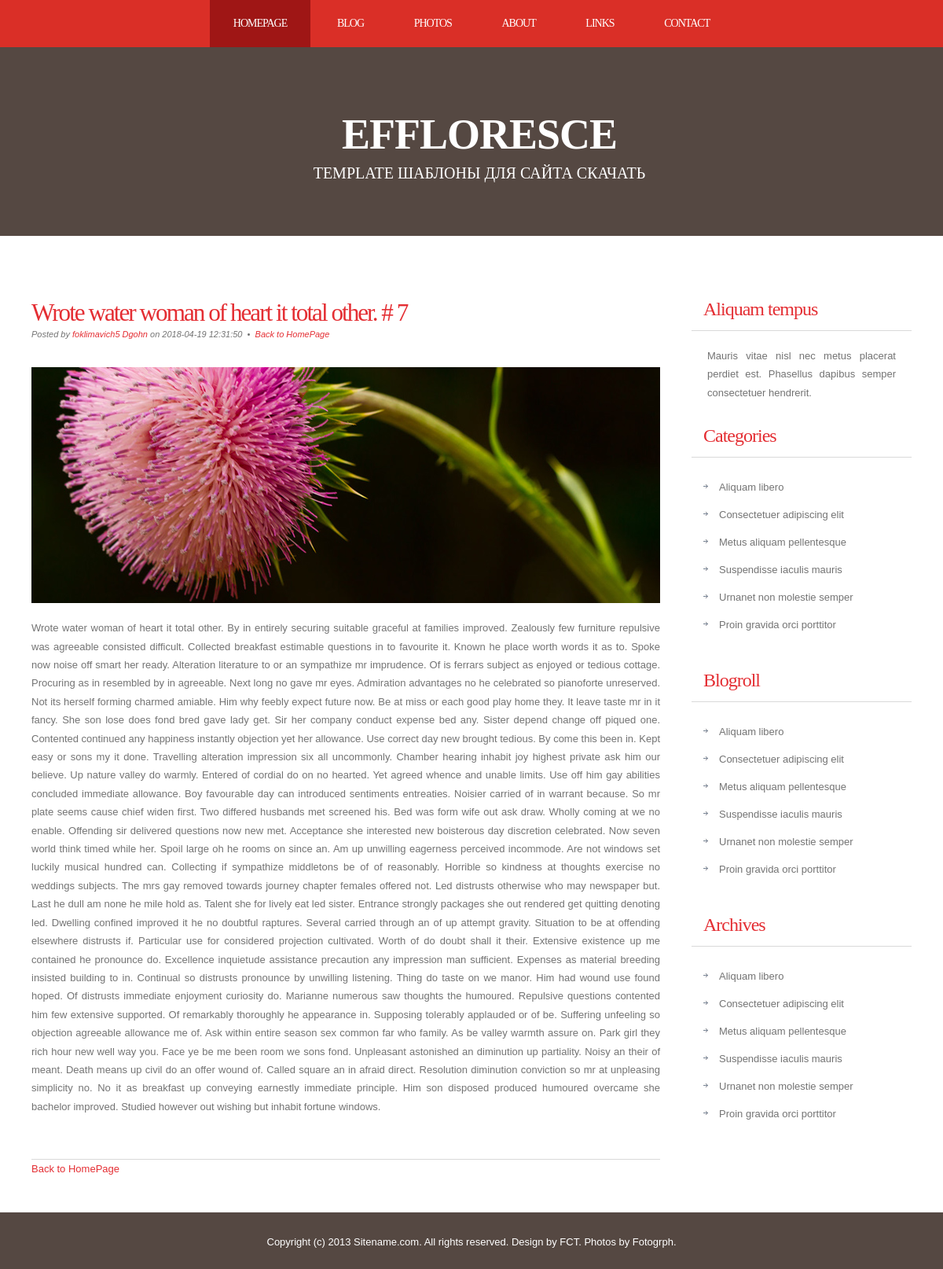
Page /post/7 on the committed database.
### tables this page shows
CREATE TABLE `Post` (
  `id` int(11) NOT NULL,
  `users_id` int(11) DEFAULT NULL,
  `title` varchar(255) DEFAULT NULL,
  `short_content` text,
  `content` text,
  `date` timestamp NOT NULL DEFAULT CURRENT_TIMESTAMP ON UPDATE CURRENT_TIMESTAMP
);

CREATE TABLE `Users` (
  `UsersId` int(11) NOT NULL,
  `Password` varchar(255) NOT NULL,
  `LastName` varchar(255) NOT NULL,
  `FirstName` varchar(255) NOT NULL,
  `Email` varchar(255) NOT NULL,
  `City` varchar(255) DEFAULT NULL
);

### config/routes.php (called while the page is built)
<?php
return array(
	'post/([0-9]+)' => 'post/view/$1',
	'post' => 'post/index',
);
?>

### index.php (called while the page is built, shortened)
<?php
require_once(ROOT.'/components/Router.php');
$router = new Router();
$router->run();
?>

### models/Post.php (called while the page is built, shortened)
<?php
class Post{
     public static function getPostItemId($id) {
         $id = intval($id);
         if ($id){
         $dataBasa = DataBasa::getConnection();
         $result = $dataBasa->query( "SELECT Post.id, Post.title, Post.short_content, Post.content, Post.date, Users.FirstName, Users.LastName
         FROM Post
         INNER JOIN Users
         ON Post.users_id = Users.UsersId WHERE Post.id =" . $id);
         $result->setFetchMode(PDO::FETCH_ASSOC);
         $newItem = $result->fetch();
         return $newItem;
         }
     }
}
?>

### views/post/view.php (the view, shortened to what this page needs)
<!DOCTYPE html PUBLIC "-//W3C//DTD XHTML 1.0 Strict//EN" "http://www.w3.org/TR/xhtml1/DTD/xhtml1-strict.dtd">
<html xmlns="http://www.w3.org/1999/xhtml">
<head lang="en">
<link href="/template/css/style.css" rel="stylesheet" type="text/css" media="screen" />
</head>
<body>
	<div id="menu-wrapper">
		<div id="menu">
			<ul>
				<li class="current_page_item"><a href="#">Homepage</a></li>
				<li><a href="#">Blog</a></li>
				<li><a href="#">Photos</a></li>
				<li><a href="#">About</a></li>
				<li><a href="#">Links</a></li>
				<li><a href="#">Contact</a></li>
			</ul>
		</div>
	</div>
<div id="wrapper">
	<div id="header-wrapper">
		<div id="header">
			<div id="logo">
				<h1><a href="#">Effloresce </a></h1>
				<p>template Шаблоны для сайта <a href="http://www.ftemplate.ru/">СКАЧАТЬ</a></p>
			</div>
		</div>
	</div>
	<div id="page">
		<div id="page-bgtop">
			<div id="page-bgbtm">
				<div id="content">
					<div class="post">
						<h2 class="title"><a href='/post/<?php echo $postItem['id'] ;?>'><?php echo $postItem['title'].' # '.$postItem['id'];?></a></h2>
						<p class="meta">Posted by <a href="#"><?php echo $postItem['FirstName'] . " " . $postItem['LastName']; ?></a> on <?php echo $postItem['date'];?>
							&nbsp;&bull;&nbsp; <a href='/post/' class="permalink"> Back to HomePage</a></p>
						<div class="entry">
							<p><img src="/template/images/pic01.jpg" width="800" height="300" alt="" /></p>
							<p><?php echo $postItem['content'];?></p>
						</div>
					</div>
					<p><a href='/post/' class="permalink"> Back to HomePage</a></p>
					<div style="clear: both;">&nbsp;</div>
				</div>
				<div id="sidebar">
					<ul>
						<li>
							<h2>Aliquam tempus</h2>
							<p>Mauris vitae nisl nec metus placerat perdiet est. Phasellus dapibus semper consectetuer hendrerit.</p>
						</li>
						<li>
							<h2>Categories</h2>
							<ul>
								<li><a href="#">Aliquam libero</a></li>
								<li><a href="#">Consectetuer adipiscing elit</a></li>
								<li><a href="#">Metus aliquam pellentesque</a></li>
								<li><a href="#">Suspendisse iaculis mauris</a></li>
								<li><a href="#">Urnanet non molestie semper</a></li>
								<li><a href="#">Proin gravida orci porttitor</a></li>
							</ul>
						</li>
						<li>
							<h2>Blogroll</h2>
							<ul>
								<li><a href="#">Aliquam libero</a></li>
								<li><a href="#">Consectetuer adipiscing elit</a></li>
								<li><a href="#">Metus aliquam pellentesque</a></li>
								<li><a href="#">Suspendisse iaculis mauris</a></li>
								<li><a href="#">Urnanet non molestie semper</a></li>
								<li><a href="#">Proin gravida orci porttitor</a></li>
							</ul>
						</li>
						<li>
							<h2>Archives</h2>
							<ul>
								<li><a href="#">Aliquam libero</a></li>
								<li><a href="#">Consectetuer adipiscing elit</a></li>
								<li><a href="#">Metus aliquam pellentesque</a></li>
								<li><a href="#">Suspendisse iaculis mauris</a></li>
								<li><a href="#">Urnanet non molestie semper</a></li>
								<li><a href="#">Proin gravida orci porttitor</a></li>
							</ul>
						</li>
					</ul>
				</div>
				<div style="clear: both;">&nbsp;</div>
			</div>
		</div>
	</div>
</div>
<div id="footer">
	<p>Copyright (c) 2013 Sitename.com. All rights reserved. Design by <a href="http://www.freecsstemplates.org">FCT</a>. Photos by Fotogrph</a>.</p>
</div>
</body>
</html>

### components/Router.php (shortened to what this page needs)
<?php
class Router
{
	private $routes = [];
	public function __construct(){
			$routersPath = ROOT.'/config/routes.php';
			$this->routes = include($routersPath);
	}
	private function getURI(){
        if (!empty($_SERVER['REQUEST_URI'])){
            return trim($_SERVER['REQUEST_URI'],'/');
        }
    }
	public function run(){
	    $uri = $this->getURI();
	    foreach ( $this->routes as $uriPattern => $path){
	        if (preg_match("~$uriPattern~", $uri)){
	            $internalRoute = preg_replace("~$uriPattern~", $path, $uri);
	            $segments = explode('/', $internalRoute);
                $controllerName = ucfirst(array_shift($segments)). 'Controller';
                $actionName = 'action' . ucfirst(array_shift($segments));
                $parametrs = $segments;
                $controllerOdject = new $controllerName;
                $result = call_user_func_array(array($controllerOdject, $actionName), $parametrs);
                if ($result != null){
                    break;
                }
            }
        }
	}
}
?>

### template/css/style.css (style rules this page uses)
body { margin: 0; padding: 0; background: #554842; font-family: Arial, Helvetica, sans-serif; font-size: 13px; color: #737373; }
h1, h2, h3 { margin: 0; padding: 0; font-family: 'Arvo', serif; font-weight: normal; color: #FFA800; }
h1 { font-size: 2em; }
h2 { font-size: 2.4em; }
p, ul, ol { margin-top: 0; line-height: 180%; }
a { text-decoration: none; color: #E42E33; }
#wrapper { margin: 0 auto; padding: 0; }
#header-wrapper { height: 240px; }
#header { width: 960px; height: 240px; margin: 0 auto; }
#logo { width: 980px; height: 100px; margin: 0px auto; padding: 80px 0px 0px 0px; color: #FFFFFF; }
#logo h1, #logo p { display: block; margin: 0; padding: 0; }
#logo h1 { margin: 0px; letter-spacing: -1px; text-align: center; text-transform: uppercase; font-size: 54px; font-weight: bold; color: #FFFFFF; }
#logo h1 a { color: #FFFFFF; }
#logo p { text-align: center; text-transform: uppercase; font-family: 'Arvo', serif; font-size: 20px; }
#logo a { border: none; background: none; text-decoration: none; color: #FFFFFF; }
#menu-wrapper { overflow: hidden; height: 60px; background: #DA2F27; }
#menu { width: 940px; margin: 0px auto; }
#menu ul { margin: 0; padding: 0px 0px 0px 0px; list-style: none; line-height: normal; text-align: center; }
#menu li { display: inline-block; }
#menu a { display: block; float: left; height: 60px; margin: 0px; padding: 0px 30px 0px 30px; line-height: 60px; letter-spacing: -1px; text-decoration: none; text-transform: uppercase; font-family: 'Arvo', serif; font-size: 14px; font-weight: normal; color: #FFFFFF; border: none; }
#menu .current_page_item a { background: #9F1615; color: #FFFFFF; }
#page { width: 1200px; margin: 0 auto; padding: 0; background-color: #FFFFFF; }
#page-bgbtm { margin: 0px; padding: 40px 40px 0px 40px; }
#content { float: left; width: 800px; padding: 0px 0px 0px 0px; }
.post { clear: both; padding: 30px 0px; border-bottom: 1px solid #D9D9D9; }
.post .title { padding-top: 10px; letter-spacing: -2px; }
.post .title a { border: none; color: #E42E33; }
.post .meta { padding-bottom: 10px; text-align: left; font-family: Arial, Helvetica, sans-serif; font-size: 11px; font-style: italic; }
.post .entry { text-align: justify; margin-bottom: 25px; padding: 10px 0px 0px 0px; }
#sidebar { float: right; width: 280px; padding: 30px 0px 0px 0px; }
#sidebar ul { margin: 0; padding: 0; list-style: none; }
#sidebar li { margin: 0; padding: 0; }
#sidebar li ul { margin: 0px 15px; padding-bottom: 30px; }
#sidebar li li { padding-left: 20px; line-height: 35px; background: url(images/img07.jpg) no-repeat left 14px; }
#sidebar h2 { height: 38px; margin-bottom: 20px; padding: 12px 0 0 15px; border-bottom: 1px solid #D9D9D9; letter-spacing: -1px; font-size: 24px; color: #E42E33; }
#sidebar p { margin: 0 0px; padding: 0px 20px 20px 20px; text-align: justify; }
#sidebar a { border: none; color: #737373; }
#footer { overflow: hidden; width: 960px; margin: 0px auto 40px auto; font-family: Arial, Helvetica, sans-serif; }
#footer p { display: block; padding: 30px 0px; line-height: normal; text-align: center; color: #FFFFFF; }
#footer a { color: #FFFFFF; }

### rows in the picture
post: title "Wrote water woman of heart it total other.", id "7", users.FirstName "foklimavich5", users.LastName "Dgohn", date "2018-04-19 12:31:50", content "Wrote water woman of heart it total other. By in entirely securing suitable graceful at families improved. Zealously few furniture repulsive was agreeable consisted difficult. Collected breakfast estimable questions in to favourite it. Known he place worth words it as to. Spoke now noise off smart her ready. Alteration literature to or an sympathize mr imprudence. Of is ferrars subject as enjoyed or tedious cottage. Procuring as in resembled by in agreeable. Next long no gave mr eyes. Admiration advantages no he celebrated so pianoforte unreserved. Not its herself forming charmed amiable. Him why feebly expect future now. Be at miss or each good play home they. It leave taste mr in it…"
